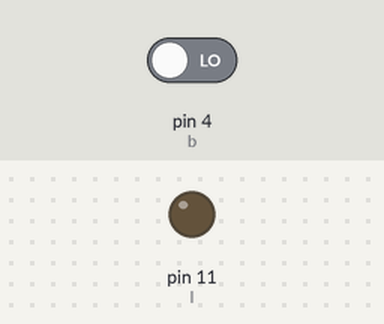
A sketch run on a simulated Arduino Uno, built with avr-gcc and run on an emulated ATmega328P. Shown: output pins drawn as LEDs (lit = HIGH). Inputs (shaded band) come from the test bench; at power-on: pin 4 (b) LOW.

Above: at 1.2 s.
1.3 s: pin 4 (b) driven HIGH
At 2.0 s:
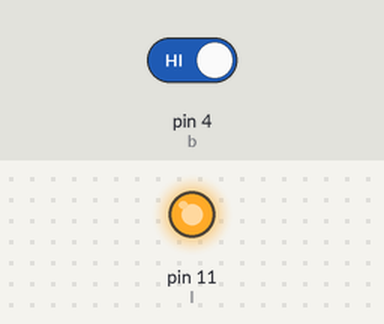
2.8 s: pin 4 (b) driven LOW
At 3.1 s:
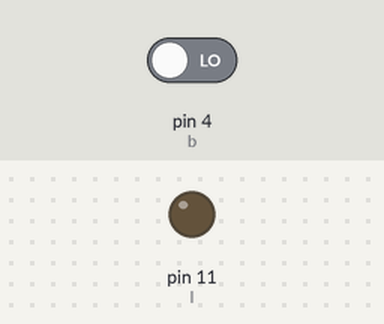
Timing chart, 0 to 5.8 s (numbered marks = the images above; inputs shaded):
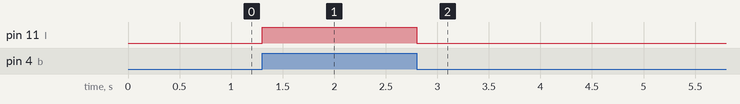

Measured:
- after the input at 1.3 s, pin 11 (l): LOW → HIGH at once
- after the input at 2.8 s, pin 11 (l): HIGH → LOW at once

The sketch:

Ques2.ino
```cpp
// Ques2 - LED on when SwitchButton pressed


int l=11;
int b=4;
int SButton = 0;

void setup()
{
  pinMode(b, INPUT);
  pinMode(l, OUTPUT);
}

void loop()
{
  SButton= digitalRead(b);

  if (SButton == HIGH) // Button pressed
  {
    digitalWrite(l,HIGH); //LED On
  }
  else
  {
    digitalWrite(l,LOW); //LED off
  }
}
```
